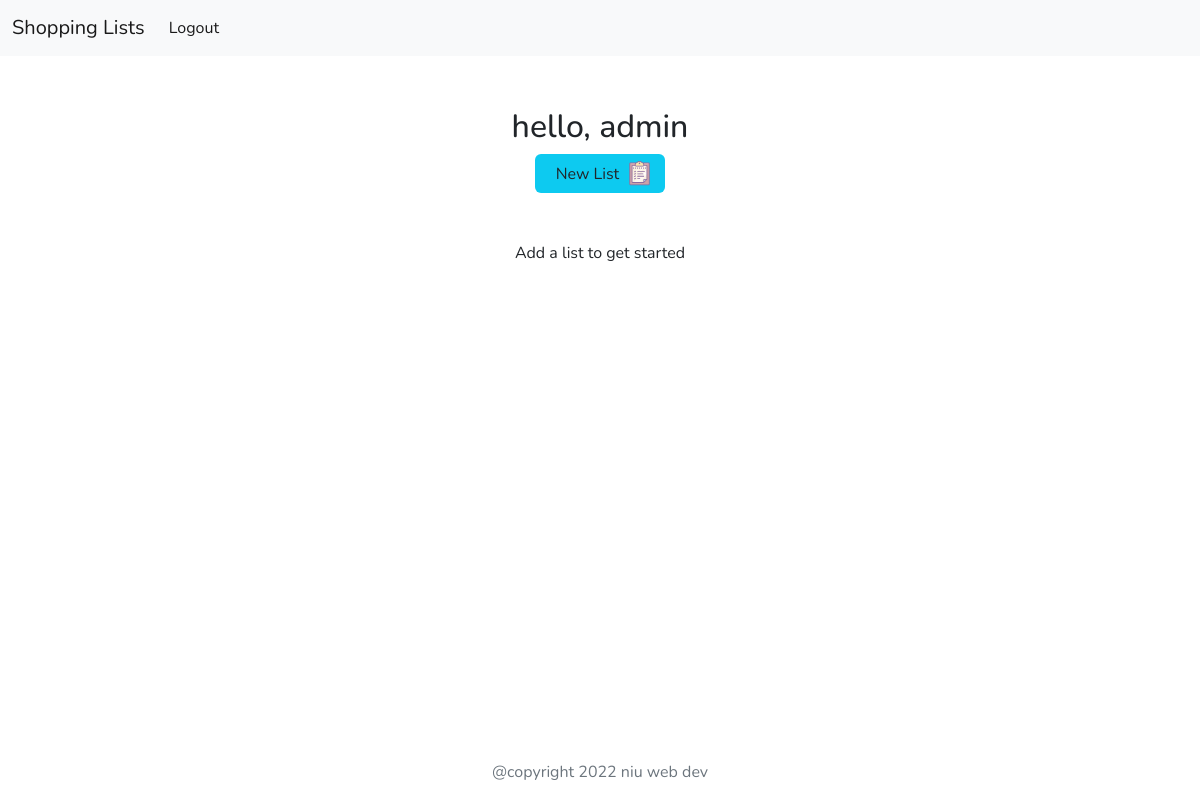
/shopping-list/ (signed in), run on an earlier commit of the app's database.
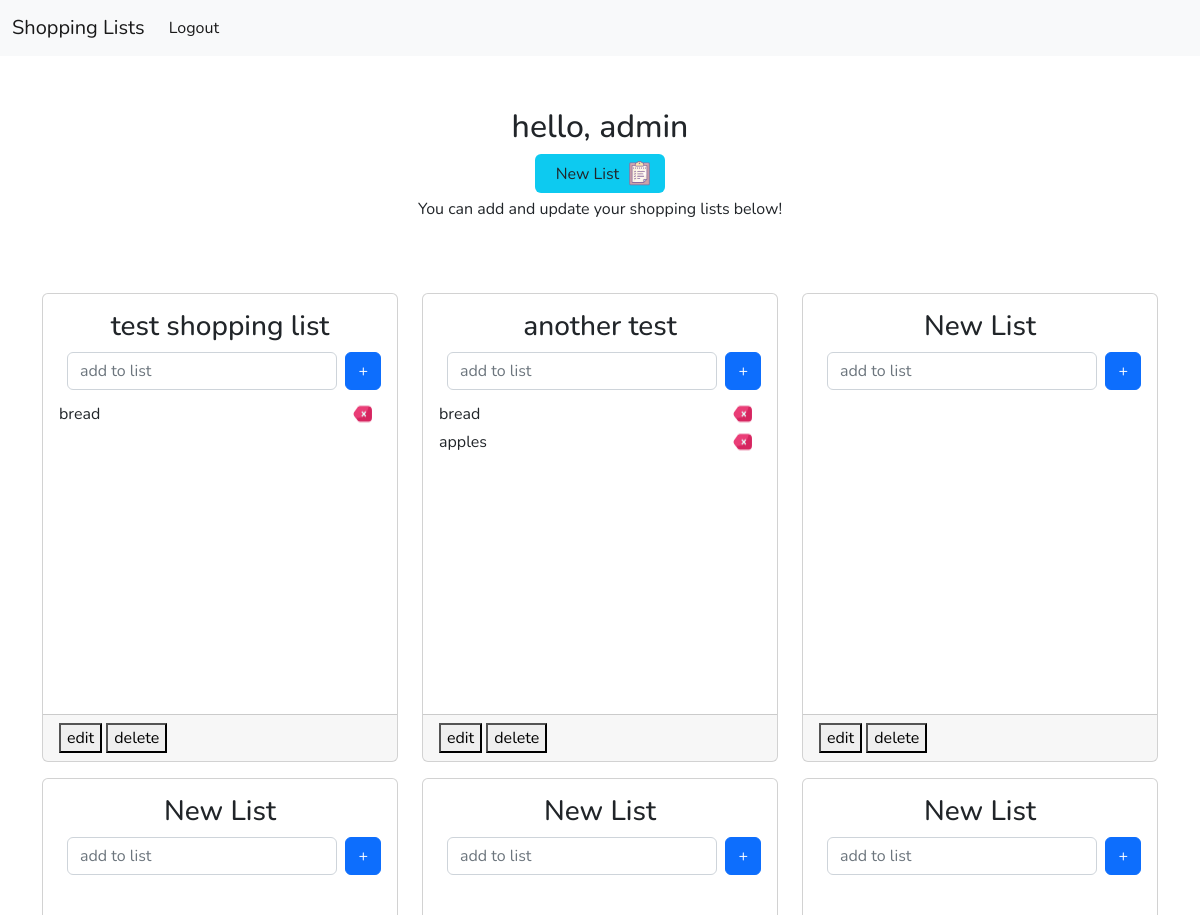
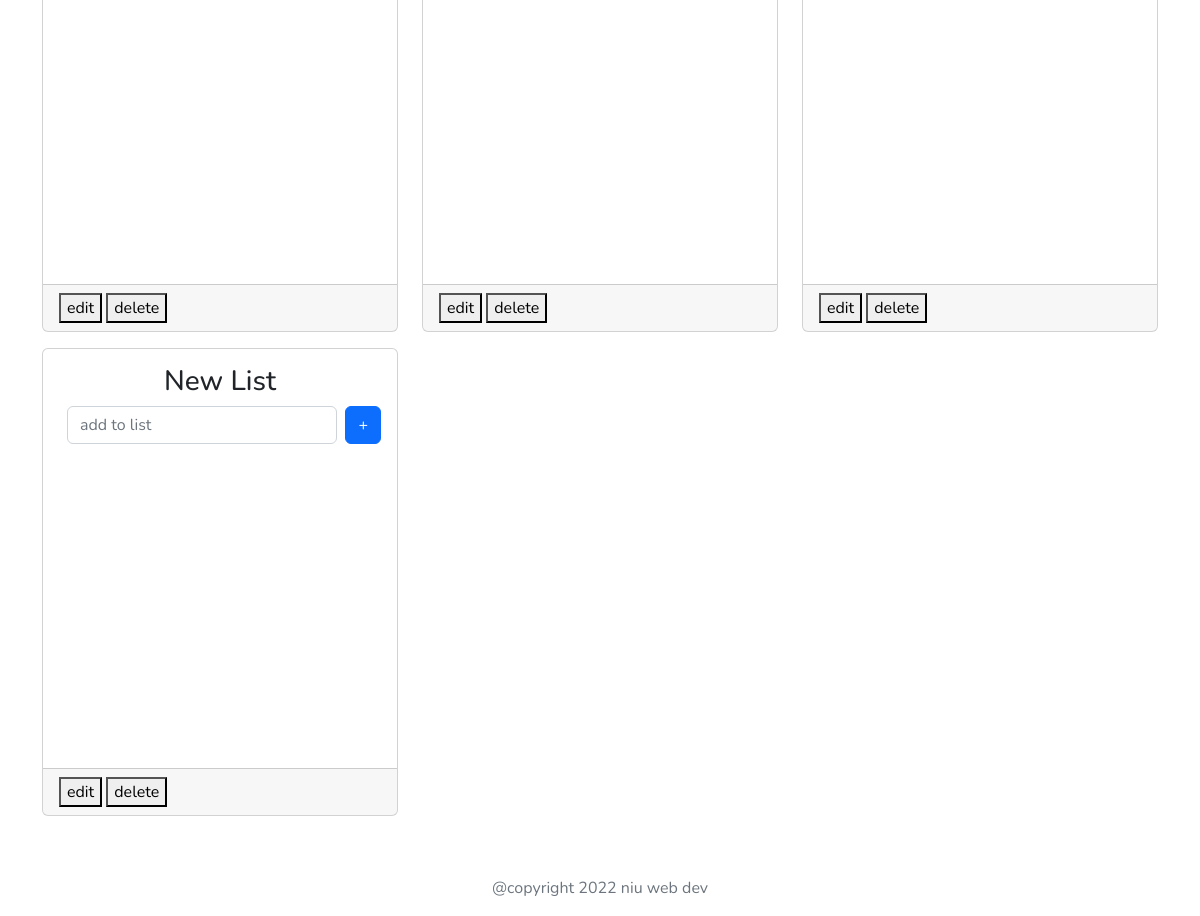
And on a later commit of the database (2 pictures, top to bottom).
### shopping_list/models.py (models this page shows, shortened)
class ShoppingList(models.Model):
    title = models.CharField(max_length=128, default="New List")
    user = models.ForeignKey(User, related_name='shopping_lists', on_delete=models.CASCADE)
    shopping_list_items = models.ManyToManyField(ShoppingListItem, related_name="shopping_items", blank=True)

class ShoppingListItem(models.Model):
    name = models.CharField(max_length=128)

### shopping_list/views.py (the view)
# urls.py: path('', all_lists, name='shopping_list_all')
def all_lists(request):
    shopping_lists = request.user.shopping_lists.all()
    return render(request, 'shopping_list/main.html', {'shopping_lists': shopping_lists})

### templates/shopping_list/main.html (shortened to what this page needs)
{% extends 'base.html' %}
{% block content %}
<section class='p-1 my-5'>
    <div class="container mb-5 d-flex flex-column align-items-center">
        <div class='d-flex justify-content-between'>
            <h2>hello, {{user.username}}</h2>
        </div>
      {% include 'shopping_list/partials/new_list.html' %}
        {% if shopping_lists %}
            <p class="mt-1">You can add and update your shopping lists below!</p>
        {% else %}
            <p class="mt-5">Add a list to get started</p>
        {% endif %}
    </div>
    <div class="container">
        <div id="shopping-wrapper" class="row">
            {% if shopping_lists %}
                {% include 'shopping_list/partials/lists.html' %}
            {% endif %}
        </div>
    </div>
</section>
{% endblock content %}

### templates/base.html (shortened to what this page needs)
{% load static %}
<!DOCTYPE html>
<html>
<head>
    <link rel="stylesheet" href="{% static 'css/style.css' %}">
    <link href="https://cdn.jsdelivr.net/npm/bootstrap@5.2.0-beta1/dist/css/bootstrap.min.css" rel="stylesheet">
</head>
    <body>
        {% include 'partials/navbar.html' %}
        {% block content %}{% endblock content %}
        {% include 'partials/footer.html' %}
    </body>
  </html>

### templates/partials/navbar.html (shortened to what this page needs)
<nav class="navbar navbar-expand-lg bg-light">
  <div class="container-fluid">
    <a class="navbar-brand" href="{% url 'landing' %}">Shopping Lists</a>
    <div class="collapse navbar-collapse" id="navbarSupportedContent">
      <ul class="navbar-nav me-auto mb-2 mb-lg-0">
        {% if user.is_authenticated %}
        <li class="nav-item">
          <a class="nav-link active" aria-current="page" href="{% url 'account_logout' %}">Logout</a>
        </li>
        {% endif %}
      </ul>
    </div>
  </div>
</nav>

### templates/shopping_list/partials/new_list.html (shortened to what this page needs)
<button
    hx-post="{% url 'new_list' %}"
    hx-target="#shopping-wrapper"
    class="btn bg-info ml-lg-2 d-flex align-items-center">
    <span class="px-2">New List </span>
</button>

### templates/shopping_list/partials/lists.html
{% for list in shopping_lists %}
    <div id="card-{{list.pk}}" class="col col-12 col-sm-6 col-md-4 my-2">
        {% include 'shopping_list/partials/list_single.html' %}
    </div>
{% endfor %}

### templates/shopping_list/partials/list_single.html
{% load static %}
<div class='card' >
    <div class="card-body">
        <h3 class='card-title text-center'>{{list.title}}</h3>
        <form class="d-flex justify-content-center my-2">
            <input hx-post="{% url 'add_item' list.pk %}" hx-target="#card-{{list.pk}}" name='item' hx-trigger'submit' class="form-control mx-2" placeholder="add to list" type="text">
            <button class='btn btn-primary'>+</button>
        </form>
        <div >
            <div style="height: 300px; overflow-y: scroll;" class=" list-container">
                {% for item in list.shopping_list_items.all %}
                    <div class='my-1 d-flex justify-content-between'>
                        <span>{{item.name}}</span>
                        <img hx-post={% url 'remove_item' list.pk item.pk %} hx-target="#card-{{list.pk}}" style='cursor: pointer;' src="{% static 'img/delete.png' %}" class='px-2'>
                    </div>
                {% endfor %}
            </div>
        </div>
    </div>
    <div class="card-footer">
        <button>edit</button>
        <button>delete</button>
    </div>
</div>

### templates/partials/footer.html
<footer>
    <p class="text-center text-muted">@copyright 2022 niu web dev</p>
</footer>

### static/css/style.css (style rules this page uses)
body { display: flex; flex-direction: column; min-height: 100vh; font-family: 'Nunito', sans-serif!important; }
footer { margin-top: auto; }
.list-container { scrollbar-width: thin; }

What changed in the data, as far as the page shows it:
added ShoppingList: title "test shopping list"
added ShoppingListItem: name "bread"
added ShoppingList: title "another test"
added ShoppingListItem: name "apples", shown under "another test"
added ShoppingList: title "New List"
added ShoppingList: title "New List"
added ShoppingList: title "New List"
added ShoppingList: title "New List"
added ShoppingList: title "New List"
Also different on the page:
text no longer shown: "Add a list to get started"
text now shown: "You can add and update your shopping lists below!"
